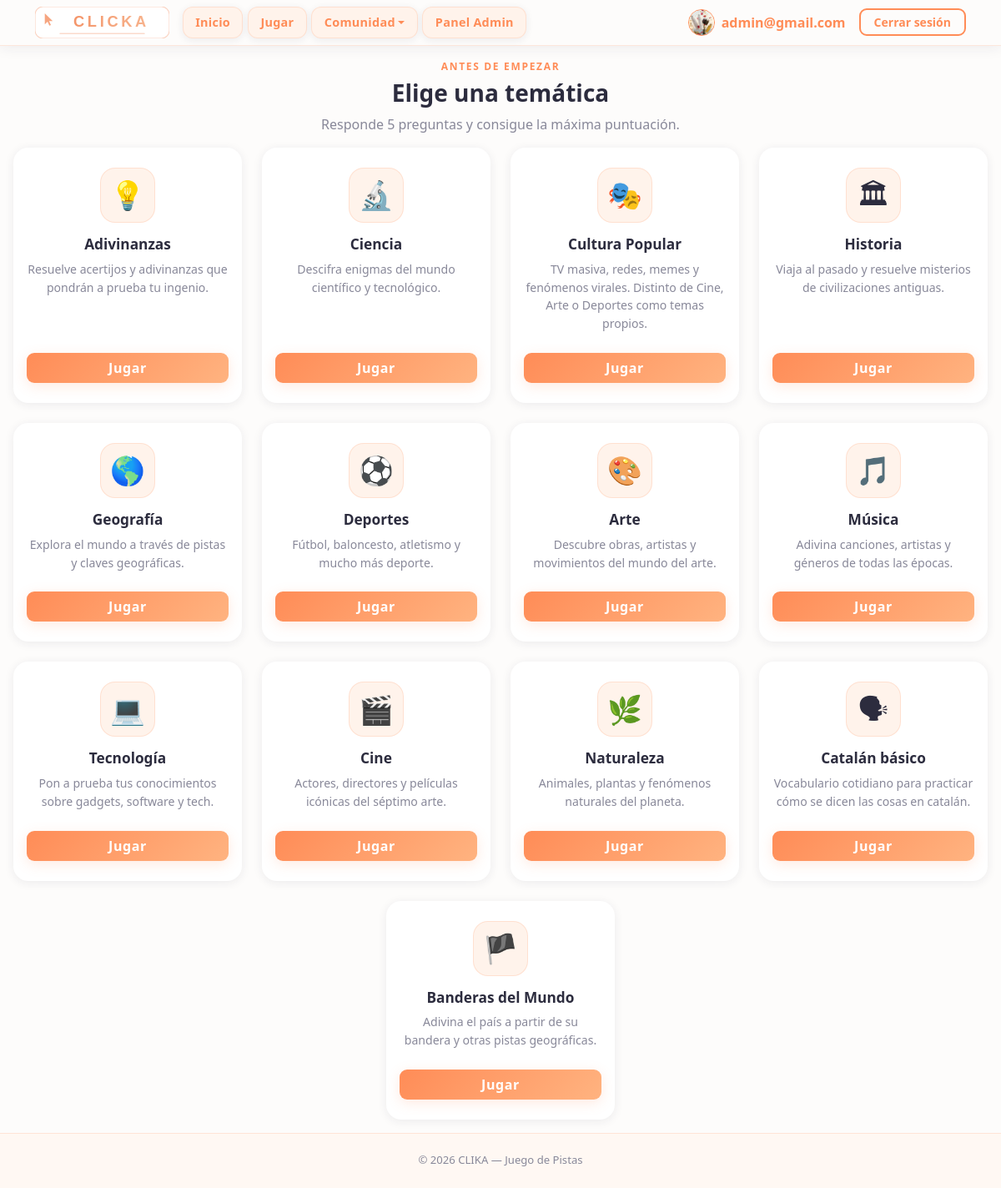
The app's page /pages/jugar.php (signed in) with its own data.
### tables this page shows
CREATE TABLE temas (
    id INTEGER PRIMARY KEY AUTOINCREMENT,
    nombre TEXT NOT NULL UNIQUE,
    created_at TEXT NOT NULL DEFAULT CURRENT_TIMESTAMP
);

### pages/jugar.php (called while the page is built)
<?php
require __DIR__ . '/play.php';

### pages/play.php (the view, shortened to what this page needs)
<?php
$temaMeta = [
    'adivinanzas' => ['icono' => '&#128161;', 'descripcion' => 'Resuelve acertijos y adivinanzas que pondrán a prueba tu ingenio.'],
    'ciencia'     => ['icono' => '&#128300;', 'descripcion' => 'Descifra enigmas del mundo científico y tecnológico.'],
    'cultura'     => ['icono' => '&#127917;', 'descripcion' => 'TV masiva, redes, memes y fenómenos virales. Distinto de Cine, Arte o Deportes como temas propios.'],
    'historia'    => ['icono' => '&#127963;', 'descripcion' => 'Viaja al pasado y resuelve misterios de civilizaciones antiguas.'],
    'geografia'   => ['icono' => '&#127758;', 'descripcion' => 'Explora el mundo a través de pistas y claves geográficas.'],
    'deportes'    => ['icono' => '&#9917;',   'descripcion' => 'Fútbol, baloncesto, atletismo y mucho más deporte.'],
    'arte'        => ['icono' => '&#127912;', 'descripcion' => 'Descubre obras, artistas y movimientos del mundo del arte.'],
    'musica'      => ['icono' => '&#127925;', 'descripcion' => 'Adivina canciones, artistas y géneros de todas las épocas.'],
    'tecnologia'  => ['icono' => '&#128187;', 'descripcion' => 'Pon a prueba tus conocimientos sobre gadgets, software y tech.'],
    'cine'        => ['icono' => '&#127916;', 'descripcion' => 'Actores, directores y películas icónicas del séptimo arte.'],
    'naturaleza'  => ['icono' => '&#127807;', 'descripcion' => 'Animales, plantas y fenómenos naturales del planeta.'],
    'catalan'     => ['icono' => '&#128483;', 'descripcion' => 'Vocabulario cotidiano para practicar cómo se dicen las cosas en catalán.'],
];
$temas  = [];
$dbPath = dirname(__DIR__) . '/database/clicka.db';
if (is_file($dbPath)) {
    try {
        $db     = new SQLite3($dbPath);
        $result = $db->query('SELECT id, nombre FROM temas ORDER BY id');
        while ($row = $result->fetchArray(SQLITE3_ASSOC)) {
            $slug = strtolower(str_replace(['á','é','í','ó','ú','ü','ñ'], ['a','e','i','o','u','u','n'],
                mb_strtolower($row['nombre'], 'UTF-8')));
            $slug = strtok($slug, ' ');
            $row['slug']       = $slug;
            $row['icono']      = $temaMeta[$slug]['icono']      ?? '&#10067;';
            $row['descripcion']= $temaMeta[$slug]['descripcion'] ?? '';
            $temas[] = $row;
        }
    } catch (Throwable) {
    }
}
$temaPreseleccionat    = null;
$autoInicia = $temaPreseleccionat !== null;
?>
<!DOCTYPE html>
<html lang="es">
<head>
  <?php include '../includes/head.php'; ?>
</head>
<body>
  <?php include '../includes/menu.php'; ?>
  <main class="container-fluid game-layout py-3">
    <section id="tema-selector" <?php if ($autoInicia) echo 'hidden'; ?>>
      <div class="text-center mb-3">
        <p class="section-eyebrow">Antes de empezar</p>
        <h1 class="h3 fw-bold" style="color:var(--clika-text)">Elige una temática</h1>
        <p class="text-muted">Responde 5 preguntas y consigue la máxima puntuación.</p>
      </div>
      <div class="row g-4 justify-content-center">
        <?php foreach ($temas as $tema): ?>
        <div class="col-10 col-sm-6 col-lg-3">
          <article
            class="card tema-card tema-card--clickable h-100 border-0"
            tabindex="0"
            role="button"
            aria-label="Elegir temática <?php echo htmlspecialchars($tema['nombre']); ?>">
            <div class="card-body d-flex flex-column align-items-center text-center py-4 px-3">
              <div class="tema-icon-wrap">
                <span class="tema-icon" aria-hidden="true"><?php echo $tema['icono']; ?></span>
              </div>
              <h3 class="card-title mb-2">
                <?php echo htmlspecialchars($tema['nombre']); ?>
              </h3>
              <p class="card-text flex-grow-1 mb-4">
                <?php echo htmlspecialchars($tema['descripcion']); ?>
              </p>
              <a
                href="<?php echo BASE_URL; ?>/pages/play.php?tema=<?php echo urlencode($tema['slug']); ?>"
                class="btn btn-primary w-100 btn-play-tema text-decoration-none"
                data-tema-id="<?php echo (int) $tema['id']; ?>"
                data-tema-nom="<?php echo htmlspecialchars($tema['nombre'], ENT_QUOTES | ENT_HTML5, 'UTF-8'); ?>">
                Jugar
              </a>
            </div>
          </article>
        </div>
        <?php endforeach; ?>
        <div class="col-10 col-sm-6 col-lg-3">
          <article
            class="card tema-card tema-card--clickable h-100 border-0"
            tabindex="0"
            role="button"
            aria-label="Elegir Banderas del Mundo">
            <div class="card-body d-flex flex-column align-items-center text-center py-4 px-3">
              <div class="tema-icon-wrap">
                <span class="tema-icon" aria-hidden="true">&#127988;</span>
              </div>
              <h3 class="card-title mb-2">Banderas del Mundo</h3>
              <p class="card-text flex-grow-1 mb-4">
                Adivina el país a partir de su bandera y otras pistas geográficas.
              </p>
              <a
                href="<?php echo BASE_URL; ?>/pages/banderes.php"
                class="btn btn-primary w-100 btn-play-tema text-decoration-none">
                Jugar
              </a>
            </div>
          </article>
        </div>
      </div>
    </section>
  </main>
  <?php include '../includes/foot.php'; ?>

### assets/css/styles.css (style rules this page uses)
:root { --clika-bg: #FDFCFB; --clika-card-bg: #FFFFFF; --clika-surface: #FFF3EB; --clika-primary: #FF8C57; --clika-primary-hover: #F07040; --clika-accent: #FFB380; --clika-text: #2C2C3E; --clika-muted: #888899; --clika-border: rgba(255, 140, 87, 0.18); --clika-border-strong: rgba(255, 140, 87, 0.38); --clika-shadow: rgba(255, 140, 87, 0.18); --clika-shadow-dark: rgba(44, 44, 62, 0.08); --font-heading: ui-sans-serif, system-ui, -apple-system, 'Segoe UI', Roboto, 'Helvetica Neue', Arial, sans-serif; --font-body: ui-sans-serif, system-ui, -apple-system, 'Segoe UI', Roboto, 'Helvetica Neue', Arial, sans-serif; --bs-body-bg: var(--clika-bg); --bs-body-color: var(--clika-text); --bs-primary: var(--clika-primary); --bs-primary-rgb: 255, 140, 87; }
*, *::before, *::after { box-sizing: border-box; }
body { background-color: var(--clika-bg); color: var(--clika-text); font-family: var(--font-body); min-height: 100vh; display: flex; flex-direction: column; }
main { flex: 1 0 auto; }
h1, h2, h3, h4, h5, h6, .navbar-brand { font-family: var(--font-heading); }
.text-muted { color: var(--clika-muted) !important; }
.btn-primary { background: linear-gradient(135deg, var(--clika-primary), var(--clika-accent)); border: none; color: #fff; font-family: var(--font-heading); font-weight: 700; letter-spacing: .04em; border-radius: 9px; box-shadow: 0 4px 16px var(--clika-shadow); transition: transform .18s, box-shadow .18s, filter .18s; }
.tema-card { background-color: var(--clika-card-bg); border: 1.5px solid rgba(255,140,87,.15); border-radius: 18px; color: var(--clika-text); position: relative; overflow: hidden; box-shadow: 0 2px 12px var(--clika-shadow-dark); transition: transform .28s cubic-bezier(.4,0,.2,1), box-shadow .28s cubic-bezier(.4,0,.2,1), border-color .28s; cursor: pointer; }
.tema-card .card-title { color: var(--clika-text); font-family: var(--font-heading); font-weight: 700; font-size: 1.08rem; }
.tema-card .card-text { color: var(--clika-muted); font-size: .88rem; line-height: 1.55; }
.tema-icon-wrap { width: 66px; height: 66px; background: var(--clika-surface); border: 1.5px solid var(--clika-border); border-radius: 18px; display: flex; align-items: center; justify-content: center; margin-bottom: 1rem; transition: background .28s, border-color .28s, box-shadow .28s; }
.tema-icon { font-size: 2.1rem; line-height: 1; }
.section-eyebrow { font-size: .75rem; font-weight: 700; letter-spacing: .14em; text-transform: uppercase; color: var(--clika-primary); margin-bottom: .4rem; }
.game-layout { max-width: 1400px; padding-left: 1rem; padding-right: 1rem; }
.tema-card--clickable { cursor: pointer; transition: transform 0.18s ease, box-shadow 0.18s ease; }

### records on screen
temas: icono "💡", nombre "Adivinanzas", descripcion "Resuelve acertijos y adivinanzas que pondrán a prueba tu ingenio."
temas: icono "🔬", nombre "Ciencia", descripcion "Descifra enigmas del mundo científico y tecnológico."
temas: icono "🎭", nombre "Cultura Popular", descripcion "TV masiva, redes, memes y fenómenos virales. Distinto de Cine, Arte o Deportes como temas propios."
temas: icono "🏛", nombre "Historia", descripcion "Viaja al pasado y resuelve misterios de civilizaciones antiguas."
temas: icono "🌎", nombre "Geografía", descripcion "Explora el mundo a través de pistas y claves geográficas."
temas: icono "⚽", nombre "Deportes", descripcion "Fútbol, baloncesto, atletismo y mucho más deporte."
temas: icono "🎨", nombre "Arte", descripcion "Descubre obras, artistas y movimientos del mundo del arte."
temas: icono "🎵", nombre "Música", descripcion "Adivina canciones, artistas y géneros de todas las épocas."
temas: icono "💻", nombre "Tecnología", descripcion "Pon a prueba tus conocimientos sobre gadgets, software y tech."
temas: icono "🎬", nombre "Cine", descripcion "Actores, directores y películas icónicas del séptimo arte."
temas: icono "🌿", nombre "Naturaleza", descripcion "Animales, plantas y fenómenos naturales del planeta."
temas: icono "🗣", nombre "Catalán básico", descripcion "Vocabulario cotidiano para practicar cómo se dicen las cosas en catalán."

### other values on screen
$_SESSION['username'] "admin@gmail.com"
